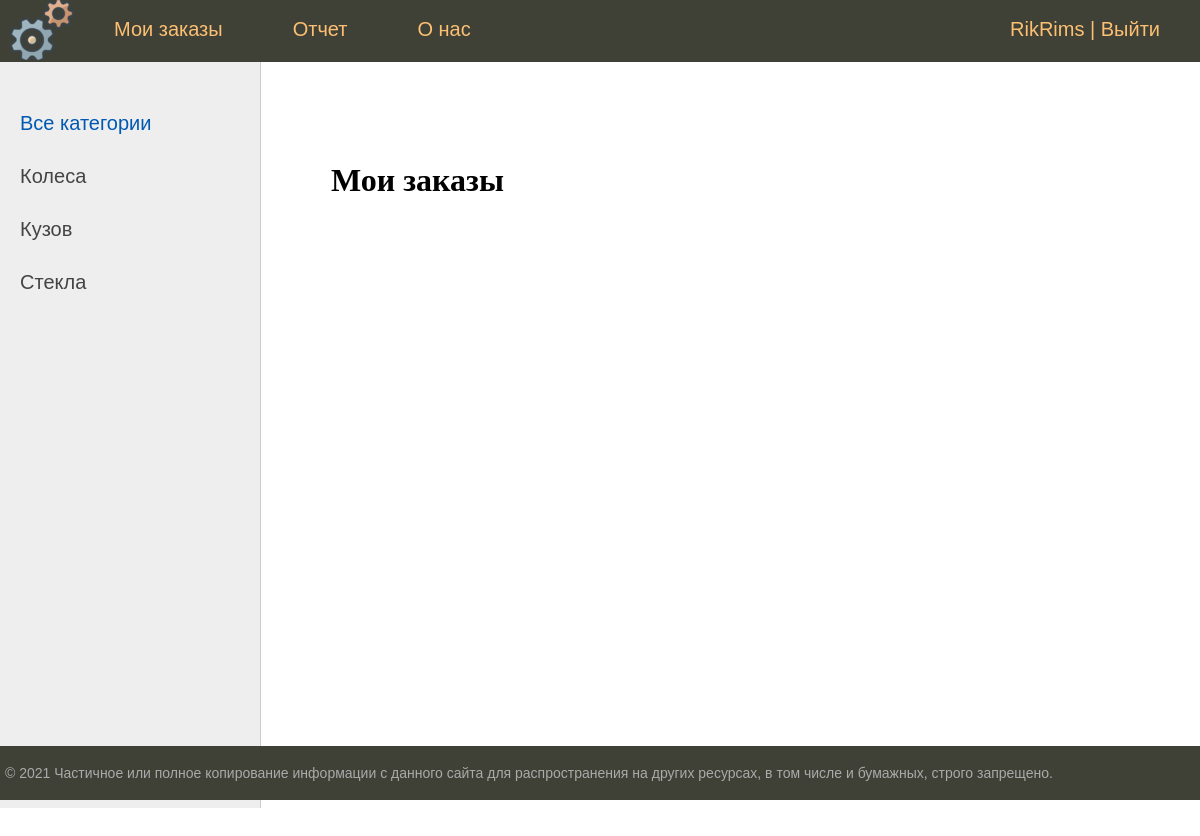
The page /orders/ (signed in) on the database as committed earlier.
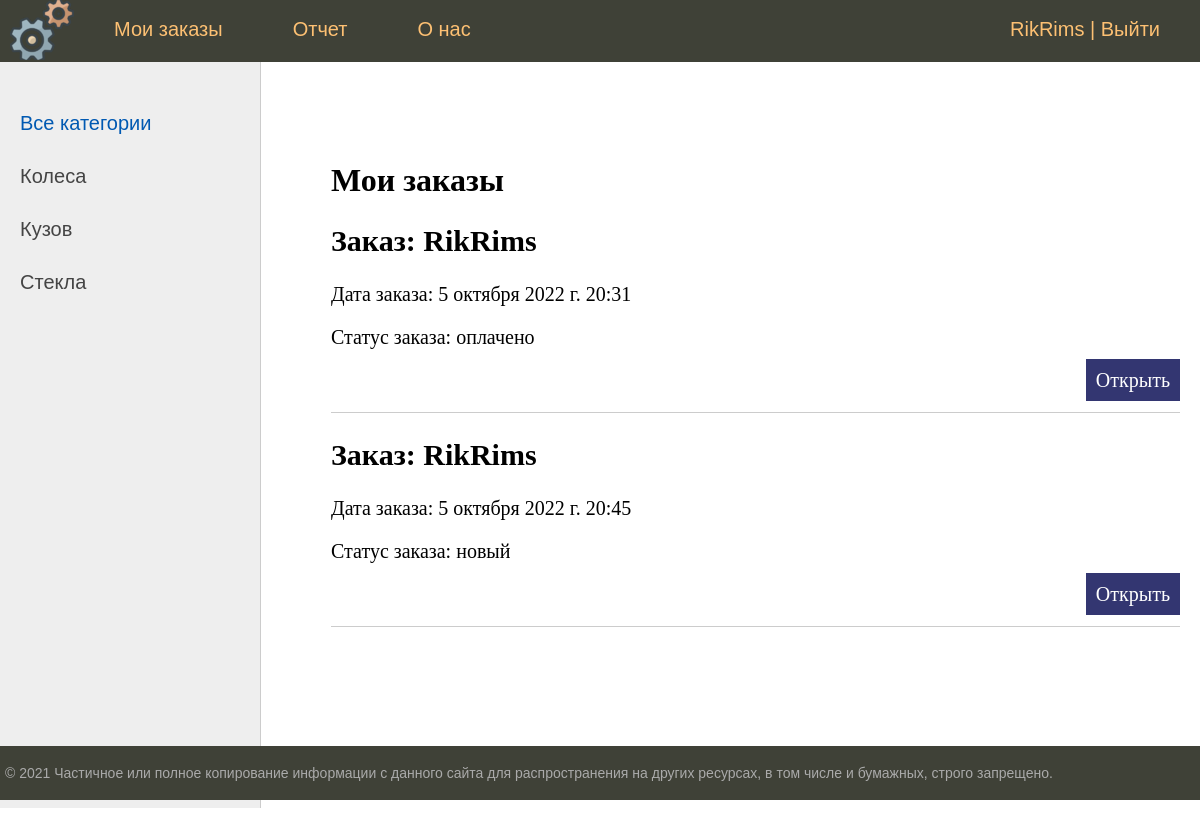
The same page on the database as committed later.
### base/models.py (models this page shows, shortened)
class Category(models.Model):
    name = models.CharField("Наименование", max_length=150, db_index=True)
    slug = models.SlugField(max_length=255, unique=True, db_index=True, verbose_name="URL", null=True)
    class Meta:
        verbose_name = "Категории"
        verbose_name_plural = "Категории"
    def get_absolute_url(self):
        return reverse('select', kwargs={'cat_slag': self.slug})

class Order(models.Model):
    NEW = 'новый'
    PAID = 'оплачено'
    VARIANTS_STATUS = [
        (NEW, 'новый'),
        (PAID, 'оплачено')
    ]
    client = models.ForeignKey(User, on_delete=models.PROTECT)
    date_order = models.DateTimeField(auto_now_add=True)
    status = models.CharField("Статус заказа", max_length=10, choices=VARIANTS_STATUS, default=NEW)
    def get_absolute_url(self):
        return reverse('orders', kwargs={'order_id': self.pk})
    class Meta:
        verbose_name = "Заказы"
        verbose_name_plural = "Заказы"
        ordering = ['date_order', 'id']

### base/views.py (the view)
# urls.py: path('orders/', orderlist.as_view(), name='orderlist'),
class orderlist(LoginRequiredMixin, DataMixin, ListView):
    model = Order
    template_name = 'base/orders.html'
    context_object_name = 'orders'
    def get_context_data(self, *, object_list=None, **kwargs):
        context = super().get_context_data(**kwargs)
        c_def = self.get_user_context(title='Мои заказы')
        return dict(list(context.items()) + list(c_def.items()))
    def get_queryset(self):
        return Order.objects.filter(client=self.request.user)

### base/utils.py (called while the page is built)
    def get_user_context(self, **kwargs):
        context = kwargs
        cats = Category.objects.annotate(Count('product'))
        user_menu = menu.copy()
        if not self.request.user.is_authenticated:
            user_menu.pop(0)
            user_menu.pop(0)
        elif not self.request.user.is_superuser:
            user_menu.pop(1)
        context['menu'] = user_menu
        context['cats'] = cats
        if 'selected' not in context:
            context['selected'] = 0
        return context

### base/templates/base/orders.html (shortened to what this page needs)
{% extends 'base/templ.html' %}
{% block content %}
<h1>Мои заказы</h1>
<form action="{% url 'home' %}" method="post">
    <ul class="list-product">
		{% for el in orders %}
			<li>
				<h2>Заказ: {{el.client}}</h2>
				<p>Дата заказа: {{el.date_order}}</p>
				<p>Статус заказа: {{el.status}}</p>
				<p class="link-read-post"><a href="{{ el.get_absolute_url }}">Открыть</a></p>
			</li>
		{% endfor %}
	</ul>
</form>
{% endblock %}

### base/templates/base/templ.html (shortened to what this page needs)
{% load static %}
<!DOCTYPE html>
<html>
<head>
	<link type="text/css" href="{% static 'base/css/style.css' %}" rel="stylesheet" />
</head>
<body>
<table class="table-page" border=0 cellpadding="0" cellspacing="0">
<tr><td valign=top>
{% block mainmenu %}
		<div class="header">
			<ul id="mainmenu" class="mainmenu">
			<li class="logo"><a href="{% url 'home' %}"><div class="logo"></div></a></li>
{% for m in menu %}
	{% if not forloop.last %}
			<li><a href="{% url m.upl_name %}">{{m.title}}</a></li>
	{% else %}
			{% if request.user.is_authenticated %}
				<li class="last"> {{user.username}} | <a href="{% url 'logout' %}">Выйти</a></li>
				{% else %}
				<li class="last"><a href="{% url 'register' %}">Регистрация</a> | <a href="{% url 'login' %}">Войти</a></li>
				{% endif %}
	{% endif %}
{% endfor %}
			</ul>
		</div>
{% endblock mainmenu %}
<table class="table-content" border=0 cellpadding="0" cellspacing="0">
<tr>
	<td valign="top" class="left-chapters">
	<ul id="leftchapters">
		{% if selected == 0 %}
			<li class="selected">Все категории</li>
		{% else %}
			<li><a href="{% url 'home' %}">Все категории</a></li>
		{% endif %}
		{% for c in cats %}
			{% if c.product__count > 0 %}
				{% if c == selected %}
					<li class="selected">{{c.name}}</li>
				{% else %}
					<li><a href="{{ c.get_absolute_url }}">{{c.name}}</a></li>
				{% endif %}
			{% endif %}
		{% endfor %}
	</ul>
</td>
<td valign="top" class="content">
	<div class="content-text">
{% block content %}
{% endblock %}
	</div>
</td></tr></table>
</td></tr>
<tr><td valign=top>
	<div id="footer">
		<p>&copy; 2021 Частичное или полное копирование информации с данного сайта для распространения на других ресурсах, в том числе и бумажных, строго запрещено.</p>
	</div>
</td></tr></table>
</body>
</html>

Rows that differ between the two databases and show on the page:
added Order: client "RikRims", date_order "5 октября 2022 г. 20:31", status "оплачено"
added Order: client "RikRims", date_order "5 октября 2022 г. 20:45", status "новый"
